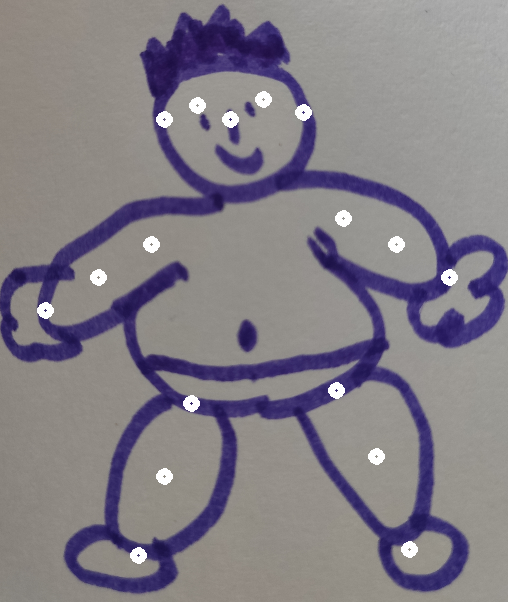
#> input picture Actual repo (EDUVISION)/AnimatedDrawings/AnimatedDrawings/examples/characters/char1/joint_overlay.png, 508 x 602 px
$ python bounce_animator.py '../../../Actual repo (EDUVISION)/AnimatedDrawings/AnimatedDrawings/examples/characters/char1/joint_overlay.png' '../../../Actual repo (EDUVISION)/AnimatedDrawings/AnimatedDrawings/examples/characters/char1/texture.png'
#> lines starting #> are read from the running program, lines starting #| are printed output that depends on the picture
import os
import math
from PIL import Image
import imageio.v3 as iio
import numpy as np

def create_bounce_animation(image_path, output_path, num_frames=60, duration=3.0):
    """
    Creates a subtle 'breathing' and 'floating' animation GIF.
    This provides minimal, elegant movement for non-humanoid objects.
    """
#> called with num_frames = 60, duration = 3
    print(f"[*] Starting subtle animation for {image_path}")
    try:
        img = Image.open(image_path).convert("RGBA")
#> img is the input picture: PIL image 508x602 RGBA; mean R, G, B, A 128.9, 123.8, 134.4, 252.1
    except Exception as e:
        print(f"[!] Error opening image: {e}")
        return False

    width, height = img.size
#> width = 508; height = 602
    frames = []

    # Canvas slightly larger to allow for gentle movement
    canvas_w = int(width * 1.2)
#> canvas_w = 609
    canvas_h = int(height * 1.2)
#> canvas_h = 722

    # Base center position
    base_x = (canvas_w - width) // 2
#> base_x = 50
    base_y = (canvas_h - height) // 2
#> base_y = 60

    print(f"[*] Generating {num_frames} frames of minimal movement...")
    for i in range(num_frames):
        progress = i / num_frames

        # 1. Subtle Floating (moves up and down by just 2% of height)
        float_amplitude = height * 0.02
        y_offset = int(math.sin(progress * math.pi * 2) * float_amplitude)

        # 2. Subtle Breathing (scales width and height by +/- 1.5%)
        # Using cosine so it breathes out at the top of the float
        breath_amplitude = 0.015
        scale_factor = 1.0 + (math.cos(progress * math.pi * 2) * breath_amplitude)

        new_w = int(width * scale_factor)
        new_h = int(height * scale_factor)

        # Smooth high-quality resize
        resized_img = img.resize((new_w, new_h), Image.Resampling.LANCZOS)

        # Create a blank transparent frame
        frame = Image.new("RGBA", (canvas_w, canvas_h), (255, 255, 255, 0))

        # Calculate centered paste position with the float offset
        paste_x = base_x - ((new_w - width) // 2)
        paste_y = base_y - ((new_h - height) // 2) + y_offset

        # Paste the character
        frame.paste(resized_img, (paste_x, paste_y), resized_img)
        frames.append(np.array(frame))
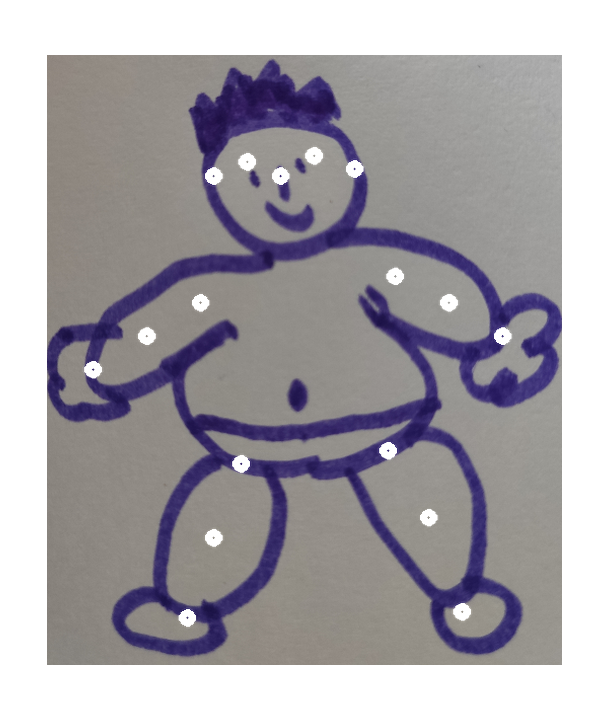
#> frame: PIL image 609x722 RGBA; mean R, G, B, A 167, 163.4, 168.9, 180; transparent parts drawn white
#> after the loop, frames = 60 items

    # Save as GIF
    frame_duration = (duration * 1000) / num_frames

    os.makedirs(os.path.dirname(output_path), exist_ok=True)

    print(f"[*] Saving subtle animation to {output_path}")
    iio.imwrite(output_path, frames, duration=frame_duration, loop=0)
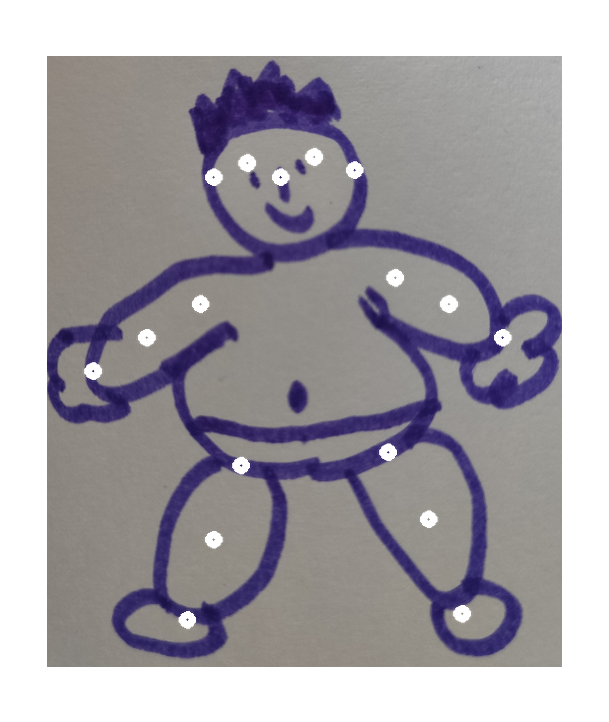
#> saved as texture.png: shape (722, 609, 4); mean R, G, B, A 166.9, 163.2, 168.7, 180.3; transparent parts drawn white
    print("[+] Minimal movement animation completed successfully!")
    return True

if __name__ == "__main__":
    import sys
    if len(sys.argv) < 3:
        print("Usage: python bounce_animator.py <input_image.png> <output.gif>")
    else:
        create_bounce_animation(sys.argv[1], sys.argv[2])
